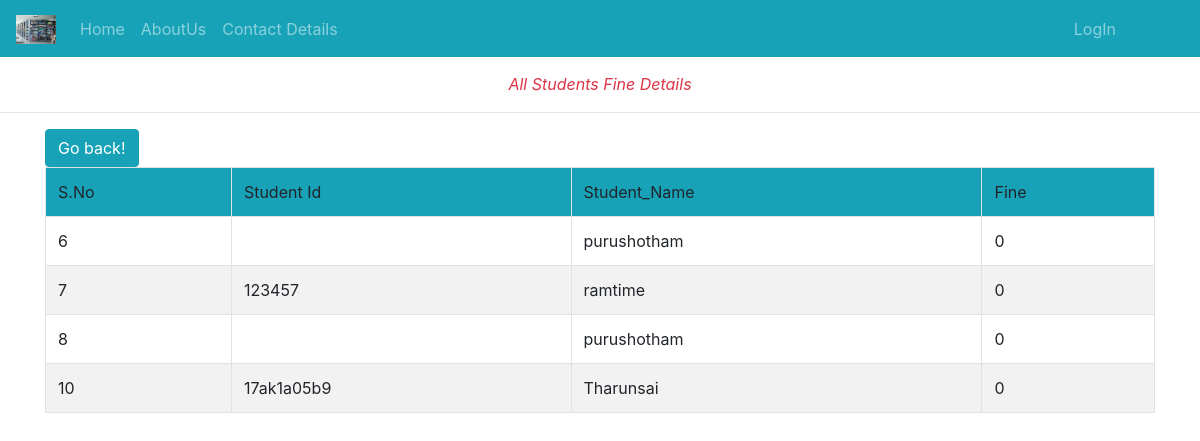
The page /fine/ on the database its author committed.
### Library_App/models.py (models this page shows)
class st_admin_data(models.Model):
	Rg_No=models.CharField(max_length=120)
	Branch=models.CharField(max_length=120)
	Name=models.CharField(max_length=120)
	issue_status=models.IntegerField(default=0)
	Book_name=models.CharField(max_length=120)
	Book_author=models.CharField(max_length=120)
	Book_Edition=models.CharField(max_length=120,default="")
	Book_count=models.IntegerField(default=0)
	Issue_date=models.DateField(blank=True,null=True)
	Expire_date=models.DateField(blank=True,null=True)
	Return_Date=models.DateField(blank=True,null=True)
	Fine=models.IntegerField(default=0)
	uid=models.ForeignKey(User,on_delete=models.CASCADE)

### Library_App/views.py (the view)
# urls.py: path('fine/',views.fine,name='fine'),
def fine(rq):
	fine1=st_admin_data.objects.all()
	data=Books_Avail.objects.filter()
	return render(rq,'html/fine.html',{'f':fine1})

### Library_App/templates/html/fine.html (shortened to what this page needs)
{% extends 'html/base.html' %}
{% load static %}
{% block content %}
<div class="text-center text-danger">
	<br>
	<span><i>All Students Fine Details</i></span>
</div>
<hr>
<div class="container">
	<table class="table table-bordered table table-hover table-striped table table-condensed">
		<input type="button" value="Go back!" onclick="history.back()" class="btn btn-info">
		<tr class="bg bg-info">
			<td>S.No</td>
			<td>Student Id</td>
			<td>Student_Name</td>
			<td>Fine</td>
		{% for i in f %}
		{% if i.issue_status is 1 %}
		<tr>
			<td>{{forloop.counter}}</td>
			<td>{{i.Rg_No}}</td>
			<td>{{i.Name}}</td>
			<td>
				{{i.Fine}}
			</td>
		</tr>
		{% endif %}
		{% endfor %}
	</table>
</div>
		<br><br><br><br><br>
		<br><br><br><br><br>
{% endblock %}

### rows shown on the page
st_admin_data: Name "purushotham", Fine "0"
st_admin_data: Rg_No "123457", Name "ramtime", Fine "0"
st_admin_data: Name "purushotham", Fine "0"
st_admin_data: Rg_No "17ak1a05b9", Name "Tharunsai", Fine "0"
